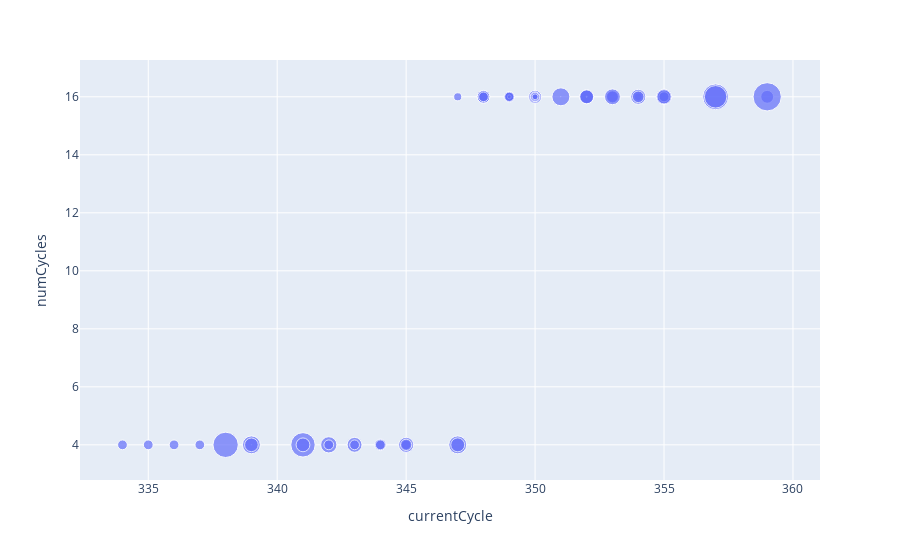

Notebook source saved alongside this figure:
### Code cell
guy = df[df['account'] == '0xB6647caE065c321e75775B50a25fd54e9ac5C436']

px.scatter(guy, x='currentCycle', y='numCycles', size='toke')

### Figure 1 — Plotly figure (JSON) as saved in the notebook; plotly's stock layout.template omitted (floating-point values rounded to 4 significant figures)
{"data": [{"hovertemplate": "currentCycle=%{x}<br>numCycles=%{y}<br>toke=%{marker.size}<extra></extra>", "legendgroup": "", "marker": {"color": "#636efa", "size": [2241.0, 2241.0, 2243.0, 2210.0, 15030.0, 7456.0, 2.614, 4380.0, 13970.0, 4481.0, 6155.0, 2261.0, 5202.0, 2255.0, 3119.0, 2267.0, 5322.0, 2267.0, 3064.0, 7504.0, 4549.0, 1529.0, 3865.0, 2267.0, 3696.0, 2195.0, 1570.0, 1936.0, 2689.0, 356.1, 2022.0, 3928.0, 1952.0, 2355.0, 1633.0, 810.3, 7561.0, 0.842, 4491.0, 4218.0, 24.48, 4620.0, 2917.0, 3518.0, 5839.0, 1489.0, 5237.0, 3137.0, 2263.0, 5732.0, 2401.0, 4669.0, 15480.0, 11840.0, 3891.0, 18730.0], "sizemode": "area", "sizeref": 46.83, "symbol": "circle"}, "mode": "markers", "name": "", "orientation": "v", "showlegend": false, "type": "scatter", "x": [334, 335, 336, 337, 338, 339, 339, 339, 341, 341, 342, 342, 343, 343, 344, 344, 345, 345, 345, 347, 347, 347, 348, 348, 348, 348, 349, 349, 349, 349, 349, 350, 350, 350, 350, 350, 351, 351, 352, 352, 352, 352, 353, 353, 353, 354, 354, 354, 355, 355, 355, 355, 357, 357, 359, 359], "xaxis": "x", "y": [4, 4, 4, 4, 4, 4, 4, 4, 4, 4, 4, 4, 4, 4, 4, 4, 4, 4, 4, 4, 4, 16, 16, 16, 16, 16, 16, 16, 16, 16, 16, 16, 16, 16, 16, 16, 16, 16, 16, 16, 16, 16, 16, 16, 16, 16, 16, 16, 16, 16, 16, 16, 16, 16, 16, 16], "yaxis": "y"}], "layout": {"legend": {"itemsizing": "constant", "tracegroupgap": 0}, "margin": {"t": 60}, "xaxis": {"anchor": "y", "domain": [0, 1], "title": {"text": "currentCycle"}}, "yaxis": {"anchor": "x", "domain": [0, 1], "title": {"text": "numCycles"}}}}
